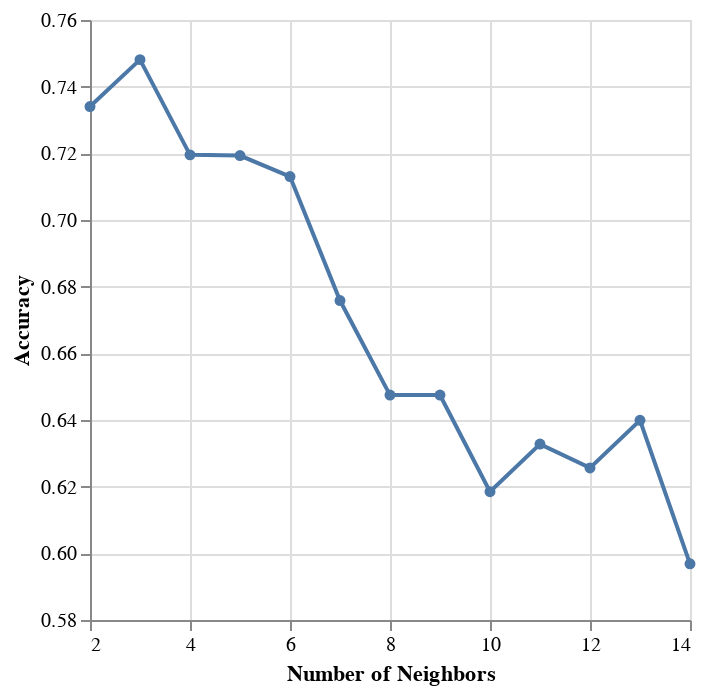

Write notebook code for a chart like this one.
### Code cell
# selecting k value
param_grid = {
    "kneighborsclassifier__n_neighbors": range(2, 15, 1),
}

# making tuning pipeline
players_tune_pipe = make_pipeline(players_sessions_preprocessor, KNeighborsClassifier())

# knn tuning grid
knn_tune_grid = GridSearchCV(
     players_tune_pipe, param_grid, cv=4,
)

#knn model grid
knn_model_grid = knn_tune_grid.fit(X_train,y_train)

accuracies_grid= pd.DataFrame(knn_model_grid.cv_results_)
accuracies_grid

#plot accuracies grid
accuracy_versus_k_grid = alt.Chart(accuracies_grid).mark_line(point=True).encode(
     x=alt.X("param_kneighborsclassifier__n_neighbors")
         .title("Number of Neighbors")
         .scale(zero=False),
     y=alt.Y("mean_test_score")
         .title("Accuracy")
         .scale(zero=False)
 )

accuracy_versus_k_grid

### Figure 1 — Vega specification as saved in the notebook (floating-point values rounded to 4 significant figures)
{"$schema": "https://vega.github.io/schema/vega/v5.json", "data": [{"name": "source_0", "values": [{"mean_test_score": 0.734, "param_kneighborsclassifier__n_neighbors": 2}, {"mean_test_score": 0.7481, "param_kneighborsclassifier__n_neighbors": 3}, {"mean_test_score": 0.7195, "param_kneighborsclassifier__n_neighbors": 4}, {"mean_test_score": 0.7193, "param_kneighborsclassifier__n_neighbors": 5}, {"mean_test_score": 0.713, "param_kneighborsclassifier__n_neighbors": 6}, {"mean_test_score": 0.6758, "param_kneighborsclassifier__n_neighbors": 7}, {"mean_test_score": 0.6475, "param_kneighborsclassifier__n_neighbors": 8}, {"mean_test_score": 0.6475, "param_kneighborsclassifier__n_neighbors": 9}, {"mean_test_score": 0.6185, "param_kneighborsclassifier__n_neighbors": 10}, {"mean_test_score": 0.6328, "param_kneighborsclassifier__n_neighbors": 11}, {"mean_test_score": 0.6256, "param_kneighborsclassifier__n_neighbors": 12}, {"mean_test_score": 0.6399, "param_kneighborsclassifier__n_neighbors": 13}, {"mean_test_score": 0.5968, "param_kneighborsclassifier__n_neighbors": 14}]}, {"name": "data_0", "values": [{"mean_test_score": 0.734, "param_kneighborsclassifier__n_neighbors": 2}, {"mean_test_score": 0.7481, "param_kneighborsclassifier__n_neighbors": 3}, {"mean_test_score": 0.7195, "param_kneighborsclassifier__n_neighbors": 4}, {"mean_test_score": 0.7193, "param_kneighborsclassifier__n_neighbors": 5}, {"mean_test_score": 0.713, "param_kneighborsclassifier__n_neighbors": 6}, {"mean_test_score": 0.6758, "param_kneighborsclassifier__n_neighbors": 7}, {"mean_test_score": 0.6475, "param_kneighborsclassifier__n_neighbors": 8}, {"mean_test_score": 0.6475, "param_kneighborsclassifier__n_neighbors": 9}, {"mean_test_score": 0.6185, "param_kneighborsclassifier__n_neighbors": 10}, {"mean_test_score": 0.6328, "param_kneighborsclassifier__n_neighbors": 11}, {"mean_test_score": 0.6256, "param_kneighborsclassifier__n_neighbors": 12}, {"mean_test_score": 0.6399, "param_kneighborsclassifier__n_neighbors": 13}, {"mean_test_score": 0.5968, "param_kneighborsclassifier__n_neighbors": 14}]}], "marks": [{"type": "line", "name": "layer_0_marks", "from": {"data": "source_0"}, "sort": {"field": "x"}, "encode": {"update": {"defined": {"signal": "isValid(datum[\"param_kneighborsclassifier__n_neighbors\"]) && isFinite(+datum[\"param_kneighborsclassifier__n_neighbors\"]) && isValid(datum[\"mean_test_score\"]) && isFinite(+datum[\"mean_test_score\"])"}, "stroke": {"value": "#4c78a8"}, "x": {"field": "param_kneighborsclassifier__n_neighbors", "scale": "x"}, "y": {"field": "mean_test_score", "scale": "y"}}}, "style": ["line"]}, {"type": "symbol", "name": "layer_1_marks", "from": {"data": "data_0"}, "encode": {"update": {"x": {"field": "param_kneighborsclassifier__n_neighbors", "scale": "x"}, "y": {"field": "mean_test_score", "scale": "y"}, "opacity": {"value": 1}, "fill": {"value": "#4c78a8"}}}, "style": ["point"]}], "scales": [{"name": "x", "type": "linear", "domain": {"fields": [{"data": "source_0", "field": "param_kneighborsclassifier__n_neighbors"}, {"data": "data_0", "field": "param_kneighborsclassifier__n_neighbors"}]}, "range": [0, {"signal": "width"}], "zero": false, "nice": true}, {"name": "y", "type": "linear", "domain": {"fields": [{"data": "source_0", "field": "mean_test_score"}, {"data": "data_0", "field": "mean_test_score"}]}, "range": [{"signal": "height"}, 0], "zero": false, "nice": true}], "axes": [{"scale": "x", "labels": false, "grid": true, "aria": false, "tickCount": {"signal": "ceil(width/40)"}, "zindex": 0, "ticks": false, "domain": false, "maxExtent": 0, "gridScale": "y", "minExtent": 0, "orient": "bottom"}, {"scale": "y", "orient": "left", "labels": false, "maxExtent": 0, "grid": true, "tickCount": {"signal": "ceil(height/40)"}, "domain": false, "aria": false, "ticks": false, "zindex": 0, "minExtent": 0, "gridScale": "x"}, {"scale": "x", "labelOverlap": true, "zindex": 0, "orient": "bottom", "tickCount": {"signal": "ceil(width/40)"}, "grid": false, "labelFlush": true, "title": "Number of Neighbors"}, {"scale": "y", "zindex": 0, "title": "Accuracy", "grid": false, "orient": "left", "tickCount": {"signal": "ceil(height/40)"}, "labelOverlap": true}], "style": "cell", "background": "white", "padding": 5, "width": 300, "height": 300}
